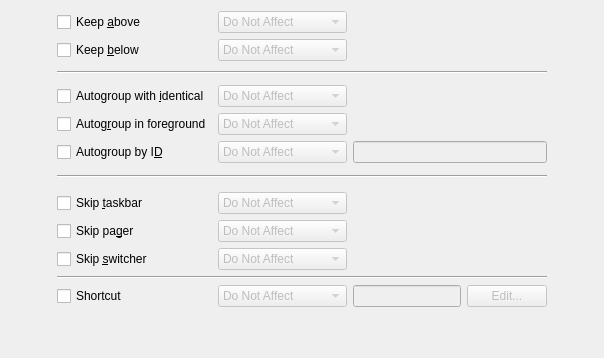
     <widget class="QWidget" name="TabPage4">
      <attribute name="title">
       <string>&amp;Arrangement &amp;&amp; Access</string>
      </attribute>
      <layout class="QGridLayout" name="gridLayout_4">
       <item row="1" column="2" colspan="2">
        <widget class="QComboBox" name="rule_below">
         <property name="enabled">
          <bool>false</bool>
         </property>
         <item>
          <property name="text">
           <string>Do Not Affect</string>
          </property>
         </item>
         <item>
          <property name="text">
           <string>Apply Initially</string>
          </property>
         </item>
         <item>
          <property name="text">
           <string>Remember</string>
          </property>
         </item>
         <item>
          <property name="text">
           <string>Force</string>
          </property>
         </item>
         <item>
          <property name="text">
           <string>Apply Now</string>
          </property>
         </item>
         <item>
          <property name="text">
           <string>Force Temporarily</string>
          </property>
         </item>
        </widget>
       </item>
       <item row="13" column="1">
        <widget class="QCheckBox" name="enable_skippager">
         <property name="toolTip">
          <string>Window shall (not) appear in the manager for virtual desktops</string>
         </property>
         <property name="text">
          <string>Skip pa&amp;ger</string>
         </property>
        </widget>
       </item>
       <item row="16" column="2" colspan="2">
        <widget class="QComboBox" name="rule_shortcut">
         <property name="enabled">
          <bool>false</bool>
         </property>
         <item>
          <property name="text">
           <string>Do Not Affect</string>
          </property>
         </item>
         <item>
          <property name="text">
           <string>Apply Initially</string>
          </property>
         </item>
         <item>
          <property name="text">
           <string>Remember</string>
          </property>
         </item>
         <item>
          <property name="text">
           <string>Force</string>
          </property>
         </item>
         <item>
          <property name="text">
           <string>Apply Now</string>
          </property>
         </item>
         <item>
          <property name="text">
           <string>Force Temporarily</string>
          </property>
         </item>
        </widget>
       </item>
       <item row="13" column="4" colspan="3">
        <widget class="YesNoBox" name="skippager" native="true">
         <property name="enabled">
          <bool>false</bool>
         </property>
        </widget>
       </item>
       <item row="1" column="4" colspan="3">
        <widget class="YesNoBox" name="below" native="true">
         <property name="enabled">
          <bool>false</bool>
         </property>
        </widget>
       </item>
       <item row="12" column="1">
        <widget class="QCheckBox" name="enable_skiptaskbar">
         <property name="toolTip">
          <string>Window shall (not) appear in the taskbar.</string>
         </property>
         <property name="text">
          <string>Skip &amp;taskbar</string>
         </property>
        </widget>
       </item>
       <item row="7" column="4" colspan="3">
        <widget class="KLineEdit" name="autogroupid">
         <property name="enabled">
          <bool>false</bool>
         </property>
        </widget>
       </item>
       <item row="14" column="1">
        <widget class="QCheckBox" name="enable_skipswitcher">
         <property name="toolTip">
          <string>Window shall (not) appear in the Alt+Tab list</string>
         </property>
         <property name="text">
          <string>Skip &amp;switcher</string>
         </property>
        </widget>
       </item>
       <item row="16" column="6">
        <widget class="QPushButton" name="shortcut_edit">
         <property name="enabled">
          <bool>false</bool>
         </property>
         <property name="text">
          <string>Edit...</string>
         </property>
        </widget>
       </item>
       <item row="17" column="0" colspan="8">
        <spacer name="verticalSpacer_6">
         <property name="orientation">
          <enum>Qt::Vertical</enum>
         </property>
         <property name="sizeHint" stdset="0">
          <size>
           <width>20</width>
           <height>40</height>
          </size>
         </property>
        </spacer>
       </item>
       <item row="5" column="2" colspan="2">
        <widget class="QComboBox" name="rule_autogroup">
         <property name="enabled">
          <bool>false</bool>
         </property>
         <item>
          <property name="text">
           <string>Do Not Affect</string>
          </property>
         </item>
         <item>
          <property name="text">
           <string>Force</string>
          </property>
         </item>
         <item>
          <property name="text">
           <string>Force Temporarily</string>
          </property>
         </item>
        </widget>
       </item>
       <item row="13" column="2" colspan="2">
        <widget class="QComboBox" name="rule_skippager">
         <property name="enabled">
          <bool>false</bool>
         </property>
         <item>
          <property name="text">
           <string>Do Not Affect</string>
          </property>
         </item>
         <item>
          <property name="text">
           <string>Apply Initially</string>
          </property>
         </item>
         <item>
          <property name="text">
           <string>Remember</string>
          </property>
         </item>
         <item>
          <property name="text">
           <string>Force</string>
          </property>
         </item>
         <item>
          <property name="text">
           <string>Apply Now</string>
          </property>
         </item>
         <item>
          <property name="text">
           <string>Force Temporarily</string>
          </property>
         </item>
        </widget>
       </item>
       <item row="15" column="1" colspan="6">
        <widget class="Line" name="line_8">
         <property name="orientation">
          <enum>Qt::Horizontal</enum>
         </property>
        </widget>
       </item>
       <item row="11" column="2">
        <spacer name="verticalSpacer_8">
         <property name="orientation">
          <enum>Qt::Vertical</enum>
         </property>
         <property name="sizeType">
          <enum>QSizePolicy::Fixed</enum>
         </property>
         <property name="sizeHint" stdset="0">
          <size>
           <width>20</width>
           <height>8</height>
          </size>
         </property>
        </spacer>
       </item>
       <item row="14" column="4" colspan="3">
        <widget class="YesNoBox" name="skipswitcher" native="true">
         <property name="enabled">
          <bool>false</bool>
         </property>
        </widget>
       </item>
       <item row="5" column="4" colspan="3">
        <widget class="YesNoBox" name="autogroup" native="true">
         <property name="enabled">
          <bool>false</bool>
         </property>
        </widget>
       </item>
       <item row="16" column="1">
        <widget class="QCheckBox" name="enable_shortcut">
         <property name="text">
          <string>Shortcut</string>
         </property>
         <property name="shortcut">
          <string/>
         </property>
        </widget>
       </item>
       <item row="14" column="2" colspan="2">
        <widget class="QComboBox" name="rule_skipswitcher">
         <property name="enabled">
          <bool>false</bool>
         </property>
         <item>
          <property name="text">
           <string>Do Not Affect</string>
          </property>
         </item>
         <item>
          <property name="text">
           <string>Apply Initially</string>
          </property>
         </item>
         <item>
          <property name="text">
           <string>Remember</string>
          </property>
         </item>
         <item>
          <property name="text">
           <string>Force</string>
          </property>
         </item>
         <item>
          <property name="text">
           <string>Apply Now</string>
          </property>
         </item>
         <item>
          <property name="text">
           <string>Force Temporarily</string>
          </property>
         </item>
        </widget>
       </item>
       <item row="12" column="2" colspan="2">
        <widget class="QComboBox" name="rule_skiptaskbar">
         <property name="enabled">
          <bool>false</bool>
         </property>
         <item>
          <property name="text">
           <string>Do Not Affect</string>
          </property>
         </item>
         <item>
          <property name="text">
           <string>Apply Initially</string>
          </property>
         </item>
         <item>
          <property name="text">
           <string>Remember</string>
          </property>
         </item>
         <item>
          <property name="text">
           <string>Force</string>
          </property>
         </item>
         <item>
          <property name="text">
           <string>Apply Now</string>
          </property>
         </item>
         <item>
          <property name="text">
           <string>Force Temporarily</string>
          </property>
         </item>
        </widget>
       </item>
       <item row="16" column="4" colspan="2">
        <widget class="QLineEdit" name="shortcut">
         <property name="enabled">
          <bool>false</bool>
         </property>
        </widget>
       </item>
       <item row="12" column="4" colspan="3">
        <widget class="YesNoBox" name="skiptaskbar" native="true">
         <property name="enabled">
          <bool>false</bool>
         </property>
        </widget>
       </item>
       <item row="0" column="1">
        <widget class="QCheckBox" name="enable_above">
         <property name="text">
          <string>Keep &amp;above</string>
         </property>
        </widget>
       </item>
       <item row="7" column="7" rowspan="2">
        <spacer name="horizontalSpacer_2">
         <property name="orientation">
          <enum>Qt::Horizontal</enum>
         </property>
         <property name="sizeHint" stdset="0">
          <size>
           <width>40</width>
           <height>20</height>
          </size>
         </property>
        </spacer>
       </item>
       <item row="6" column="1">
        <widget class="QCheckBox" name="enable_autogroupfg">
         <property name="text">
          <string>Autog&amp;roup in foreground</string>
         </property>
        </widget>
       </item>
       <item row="6" column="2" colspan="2">
        <widget class="QComboBox" name="rule_autogroupfg">
         <property name="enabled">
          <bool>false</bool>
         </property>
         <item>
          <property name="text">
           <string>Do Not Affect</string>
          </property>
         </item>
         <item>
          <property name="text">
           <string>Force</string>
          </property>
         </item>
         <item>
          <property name="text">
           <string>Force Temporarily</string>
          </property>
         </item>
        </widget>
       </item>
       <item row="0" column="4" colspan="3">
        <widget class="YesNoBox" name="above" native="true">
         <property name="enabled">
          <bool>false</bool>
         </property>
        </widget>
       </item>
       <item row="2" column="1" rowspan="3" colspan="6">
        <widget class="Line" name="line_11">
         <property name="orientation">
          <enum>Qt::Horizontal</enum>
         </property>
        </widget>
       </item>
       <item row="1" column="1">
        <widget class="QCheckBox" name="enable_below">
         <property name="text">
          <string>Keep &amp;below</string>
         </property>
        </widget>
       </item>
       <item row="7" column="0" rowspan="2">
        <spacer name="horizontalSpacer_8">
         <property name="orientation">
          <enum>Qt::Horizontal</enum>
         </property>
         <property name="sizeHint" stdset="0">
          <size>
           <width>40</width>
           <height>20</height>
          </size>
         </property>
        </spacer>
       </item>
       <item row="7" column="2" colspan="2">
        <widget class="QComboBox" name="rule_autogroupid">
         <property name="enabled">
          <bool>false</bool>
         </property>
         <item>
          <property name="text">
           <string>Do Not Affect</string>
          </property>
         </item>
         <item>
          <property name="text">
           <string>Force</string>
          </property>
         </item>
         <item>
          <property name="text">
           <string>Force Temporarily</string>
          </property>
         </item>
        </widget>
       </item>
       <item row="9" column="1" colspan="6">
        <widget class="Line" name="line_14">
         <property name="sizePolicy">
          <sizepolicy hsizetype="Expanding" vsizetype="Fixed">
           <horstretch>0</horstretch>
           <verstretch>0</verstretch>
          </sizepolicy>
         </property>
         <property name="orientation">
          <enum>Qt::Horizontal</enum>
         </property>
        </widget>
       </item>
       <item row="7" column="1">
        <widget class="QCheckBox" name="enable_autogroupid">
         <property name="text">
          <string>Autogroup by I&amp;D</string>
         </property>
        </widget>
       </item>
       <item row="5" column="1">
        <widget class="QCheckBox" name="enable_autogroup">
         <property name="text">
          <string>Autogroup with &amp;identical</string>
         </property>
        </widget>
       </item>
       <item row="0" column="2" colspan="2">
        <widget class="QComboBox" name="rule_above">
         <property name="enabled">
          <bool>false</bool>
         </property>
         <item>
          <property name="text">
           <string>Do Not Affect</string>
          </property>
         </item>
         <item>
          <property name="text">
           <string>Apply Initially</string>
          </property>
         </item>
         <item>
          <property name="text">
           <string>Remember</string>
          </property>
         </item>
         <item>
          <property name="text">
           <string>Force</string>
          </property>
         </item>
         <item>
          <property name="text">
           <string>Apply Now</string>
          </property>
         </item>
         <item>
          <property name="text">
           <string>Force Temporarily</string>
          </property>
         </item>
        </widget>
       </item>
       <item row="6" column="4" colspan="3">
        <widget class="YesNoBox" name="autogroupfg" native="true">
         <property name="enabled">
          <bool>false</bool>
         </property>
        </widget>
       </item>
      </layout>
     </widget>
